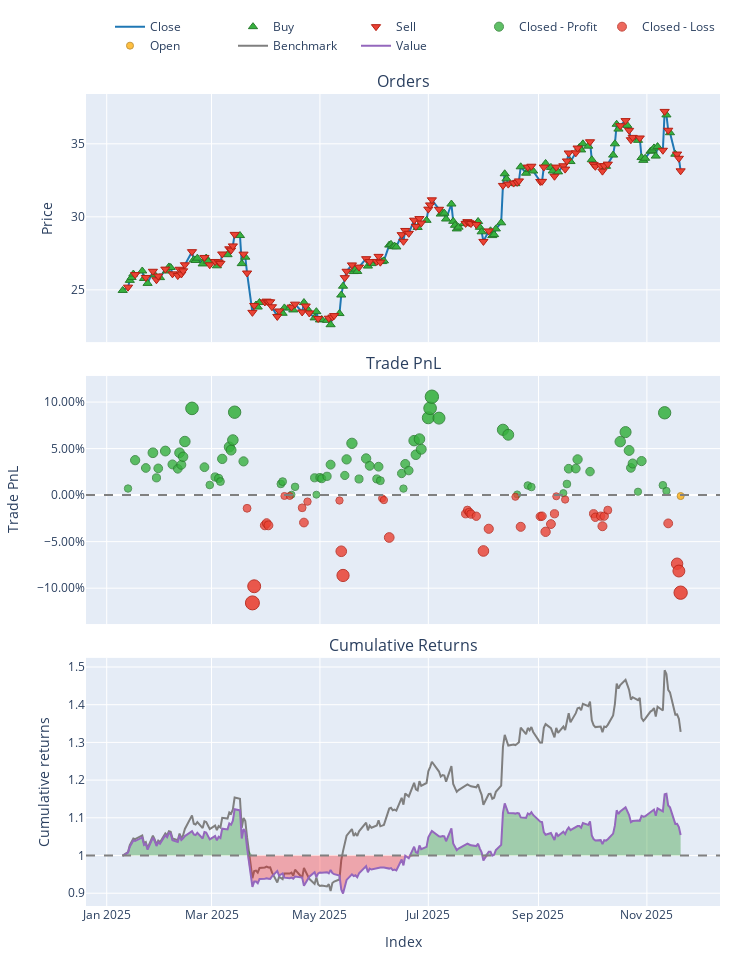

This figure's notebook cell:
### Markdown cell above
### CWCO - sharpe

### Code cell
try:
    data = pd.read_csv('data/processed/CWCO_processed_2022.csv')
    if 'Date' in data.columns:
        data['Date'] = pd.to_datetime(data['Date'])
        data.set_index('Date', inplace=True)
    print("Data loaded successfully.")
except FileNotFoundError:
    print("Error: Data file not found. Check path.")

# Split Train/Test
split_idx = int(len(data) * 0.7)
train_df = data.iloc[:split_idx]
test_df = data.iloc[split_idx:]

# Initialize Trainer
trainer = ModelTrainerRL(config['reinforcement_learning'])

print("Training SAC Agent...")


env_params = config['reinforcement_learning']['environment']

env_train = TradingEnvRL(
    train_df, 
    initial_balance=env_params.get('initial_balance', 10000),
    commission=env_params.get('commission', 0.001),
    lookback_window=env_params.get('lookback_window', 30),
    reward_func='sharpe'
)

result = trainer.train_sac(env_train)
model = result['model'] 

print("Training Complete.")

print("Generating Agent Predictions on Test Data...")

# Unpack the config dictionary using **
env_params = config['reinforcement_learning']['environment']

env_test = TradingEnvRL(
    test_df, 
    initial_balance=env_params.get('initial_balance', 10000),
    commission=env_params.get('commission', 0.001),
    lookback_window=env_params.get('lookback_window', 30),
    reward_func='sharpe'
)

obs, _ = env_test.reset()
done = False
actions = []

# Manual Inference Loop
while not done:
    action, _ = model.predict(obs, deterministic=True)
    actions.append(action[0]) 
    obs, _, terminated, truncated, _ = env_test.step(action)
    done = terminated or truncated


# --- CELL 5: RUN BACKTEST ---
print("Running Backtest...")

# FIX: Use the correct config path
# We pass the same env_params we extracted in Cell 4
backtester = PortfolioBacktesterRL(env_params) 

portfolio = backtester.run_backtest(
    price_data=test_df['close'], 
    predicted_weights=np.array(actions),
    lookback_window=env_params.get('lookback_window', 30) # Important for data alignment
)
comparison = backtester.compare_with_buy_and_hold_rl()
# Show Metrics
metrics = backtester.get_performance_metrics()
print("\n--- Strategy Performance ---")
for k, v in metrics.items():
    print(f"{k}: {v:.4f}")

# Plot
portfolio.plot().show()
